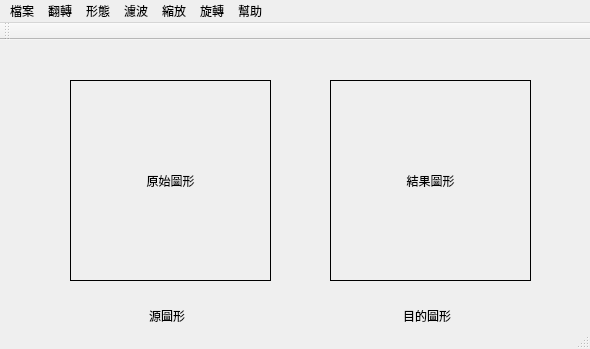
<?xml version="1.0" encoding="UTF-8"?>
<ui version="4.0">
 <class>MainWindow</class>
 <widget class="QMainWindow" name="MainWindow">
  <property name="geometry">
   <rect>
    <x>0</x>
    <y>0</y>
    <width>590</width>
    <height>349</height>
   </rect>
  </property>
  <property name="windowTitle">
   <string>chapter1</string>
  </property>
  <widget class="QWidget" name="centralWidget">
   <widget class="QLabel" name="label1">
    <property name="geometry">
     <rect>
      <x>70</x>
      <y>40</y>
      <width>201</width>
      <height>201</height>
     </rect>
    </property>
    <property name="frameShape">
     <enum>QFrame::Box</enum>
    </property>
    <property name="text">
     <string>原始圖形</string>
    </property>
    <property name="alignment">
     <set>Qt::AlignCenter</set>
    </property>
   </widget>
   <widget class="QLabel" name="label2">
    <property name="geometry">
     <rect>
      <x>330</x>
      <y>40</y>
      <width>201</width>
      <height>201</height>
     </rect>
    </property>
    <property name="frameShape">
     <enum>QFrame::Box</enum>
    </property>
    <property name="text">
     <string>結果圖形</string>
    </property>
    <property name="alignment">
     <set>Qt::AlignCenter</set>
    </property>
   </widget>
   <widget class="QLabel" name="label">
    <property name="geometry">
     <rect>
      <x>140</x>
      <y>270</y>
      <width>54</width>
      <height>12</height>
     </rect>
    </property>
    <property name="text">
     <string>源圖形</string>
    </property>
    <property name="alignment">
     <set>Qt::AlignCenter</set>
    </property>
   </widget>
   <widget class="QLabel" name="label_2">
    <property name="geometry">
     <rect>
      <x>400</x>
      <y>270</y>
      <width>54</width>
      <height>12</height>
     </rect>
    </property>
    <property name="text">
     <string>目的圖形</string>
    </property>
    <property name="alignment">
     <set>Qt::AlignCenter</set>
    </property>
   </widget>
  </widget>
  <widget class="QMenuBar" name="menuBar">
   <property name="geometry">
    <rect>
     <x>0</x>
     <y>0</y>
     <width>590</width>
     <height>23</height>
    </rect>
   </property>
   <widget class="QMenu" name="menu">
    <property name="title">
     <string>檔案</string>
    </property>
    <addaction name="separator"/>
    <addaction name="openTestFile"/>
    <addaction name="openCustomeFile"/>
    <addaction name="restore"/>
    <addaction name="Clear"/>
    <addaction name="myExit"/>
   </widget>
   <widget class="QMenu" name="menu_2">
    <property name="title">
     <string>翻轉</string>
    </property>
    <addaction name="Horizen"/>
    <addaction name="vertical"/>
    <addaction name="horizenAndVertical"/>
   </widget>
   <widget class="QMenu" name="menu_3">
    <property name="title">
     <string>形態</string>
    </property>
    <addaction name="Erosion"/>
    <addaction name="dialation"/>
    <addaction name="opening"/>
    <addaction name="closing"/>
    <addaction name="actionMorphological_Gradient"/>
    <addaction name="topHat"/>
    <addaction name="blackHat"/>
   </widget>
   <widget class="QMenu" name="menu_4">
    <property name="title">
     <string>濾波</string>
    </property>
    <widget class="QMenu" name="menuF">
     <property name="title">
      <string>方框濾波</string>
     </property>
     <addaction name="normalize"/>
     <addaction name="NoNormalize"/>
    </widget>
    <addaction name="normalizeFilter"/>
    <addaction name="menuF"/>
    <addaction name="GaussFilter"/>
    <addaction name="medianFilter"/>
    <addaction name="bilateralFilter"/>
   </widget>
   <widget class="QMenu" name="menu_5">
    <property name="title">
     <string>縮放</string>
    </property>
    <addaction name="PyrUpAction"/>
    <addaction name="PyrDownAction"/>
    <addaction name="ResizeUp"/>
    <addaction name="ResizeDown"/>
   </widget>
   <widget class="QMenu" name="menu_6">
    <property name="title">
     <string>幫助</string>
    </property>
    <addaction name="about"/>
    <addaction name="copyright"/>
   </widget>
   <widget class="QMenu" name="menu_7">
    <property name="title">
     <string>旋轉</string>
    </property>
    <addaction name="cNresize"/>
    <addaction name="cResize"/>
    <addaction name="antiClockwise"/>
    <addaction name="NFlipResize"/>
   </widget>
   <addaction name="menu"/>
   <addaction name="menu_2"/>
   <addaction name="menu_3"/>
   <addaction name="menu_4"/>
   <addaction name="menu_5"/>
   <addaction name="menu_7"/>
   <addaction name="menu_6"/>
  </widget>
  <widget class="QToolBar" name="mainToolBar">
   <attribute name="toolBarArea">
    <enum>TopToolBarArea</enum>
   </attribute>
   <attribute name="toolBarBreak">
    <bool>false</bool>
   </attribute>
  </widget>
  <widget class="QStatusBar" name="statusBar"/>
  <action name="openTestFile">
   <property name="text">
    <string>開啟測試檔案</string>
   </property>
  </action>
  <action name="myExit">
   <property name="text">
    <string>離開</string>
   </property>
  </action>
  <action name="Horizen">
   <property name="text">
    <string>水平</string>
   </property>
  </action>
  <action name="about">
   <property name="text">
    <string>關於</string>
   </property>
  </action>
  <action name="vertical">
   <property name="text">
    <string>垂直</string>
   </property>
  </action>
  <action name="horizenAndVertical">
   <property name="text">
    <string>水平&amp;垂直</string>
   </property>
  </action>
  <action name="restore">
   <property name="text">
    <string>復原</string>
   </property>
  </action>
  <action name="openCustomeFile">
   <property name="text">
    <string>開啟自訂檔案</string>
   </property>
  </action>
  <action name="copyright">
   <property name="text">
    <string>版權</string>
   </property>
  </action>
  <action name="actionSobel">
   <property name="text">
    <string>sobel</string>
   </property>
  </action>
  <action name="actionCanny">
   <property name="text">
    <string>canny</string>
   </property>
  </action>
  <action name="actionLaplacian">
   <property name="text">
    <string>Laplacian</string>
   </property>
  </action>
  <action name="normalizeFilter">
   <property name="text">
    <string>均值濾波</string>
   </property>
  </action>
  <action name="GaussFilter">
   <property name="text">
    <string>高斯濾波</string>
   </property>
  </action>
  <action name="medianFilter">
   <property name="text">
    <string>中值濾波</string>
   </property>
  </action>
  <action name="bilateralFilter">
   <property name="text">
    <string>雙邊濾波</string>
   </property>
  </action>
  <action name="Erosion">
   <property name="text">
    <string>腐蝕</string>
   </property>
  </action>
  <action name="dialation">
   <property name="text">
    <string>膨脹</string>
   </property>
  </action>
  <action name="actionMorphological_Gradient">
   <property name="text">
    <string>Morphological Gradient</string>
   </property>
  </action>
  <action name="opening">
   <property name="text">
    <string>開運算</string>
   </property>
  </action>
  <action name="closing">
   <property name="text">
    <string>閉運算</string>
   </property>
  </action>
  <action name="topHat">
   <property name="text">
    <string>頂帽</string>
   </property>
  </action>
  <action name="blackHat">
   <property name="text">
    <string>黑帽</string>
   </property>
  </action>
  <action name="PyrUpAction">
   <property name="text">
    <string>拉近(PyrUp)</string>
   </property>
  </action>
  <action name="PyrDownAction">
   <property name="text">
    <string>拉遠(PyrDown)</string>
   </property>
  </action>
  <action name="ResizeUp">
   <property name="text">
    <string>拉近(Resize)</string>
   </property>
  </action>
  <action name="ResizeDown">
   <property name="text">
    <string>拉遠(Resize)</string>
   </property>
  </action>
  <action name="cNresize">
   <property name="text">
    <string>順時針無縮放</string>
   </property>
  </action>
  <action name="cResize">
   <property name="text">
    <string>順時針縮放</string>
   </property>
  </action>
  <action name="antiClockwise">
   <property name="text">
    <string>逆時針</string>
   </property>
  </action>
  <action name="NFlipResize">
   <property name="text">
    <string>零旋轉縮放</string>
   </property>
  </action>
  <action name="Clear">
   <property name="text">
    <string>清除</string>
   </property>
   <property name="toolTip">
    <string>CLEAR</string>
   </property>
  </action>
  <action name="normalize">
   <property name="text">
    <string>歸一化</string>
   </property>
  </action>
  <action name="NoNormalize">
   <property name="text">
    <string>非歸一化</string>
   </property>
  </action>
 </widget>
 <layoutdefault spacing="6" margin="11"/>
 <resources/>
 <connections/>
</ui>
